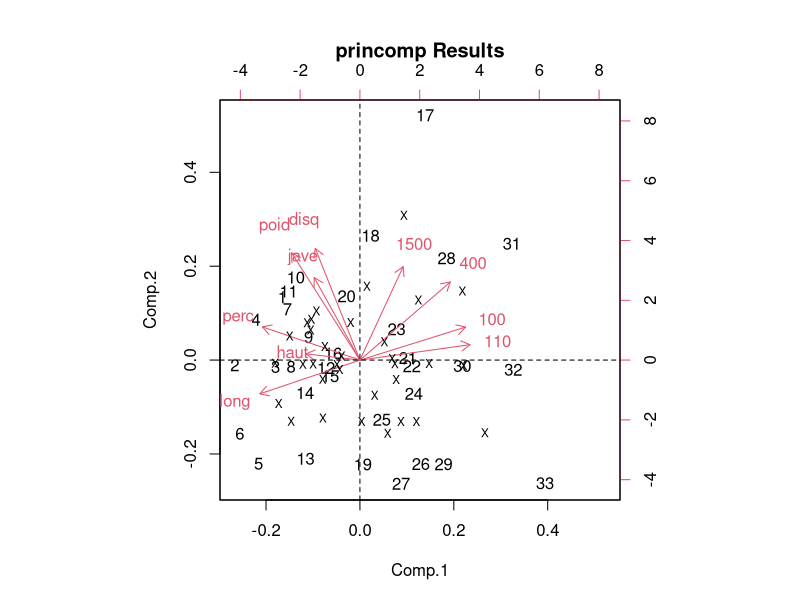
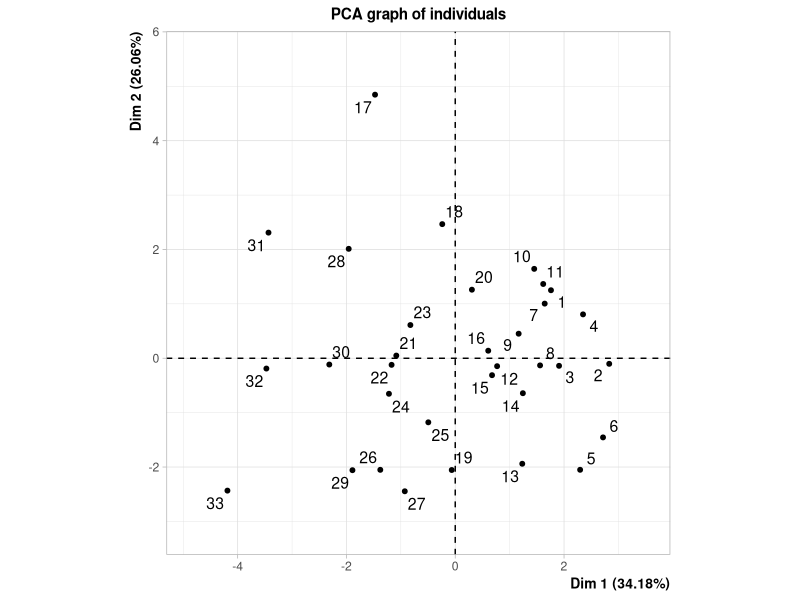
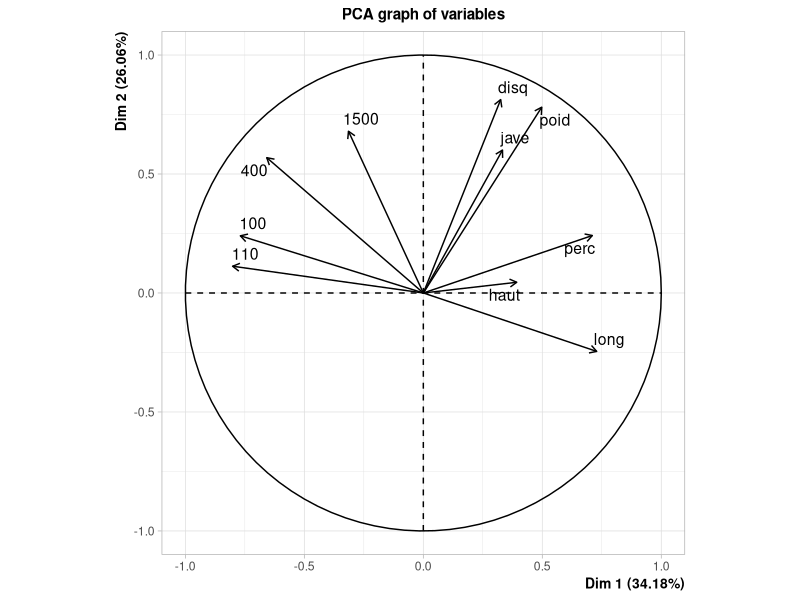
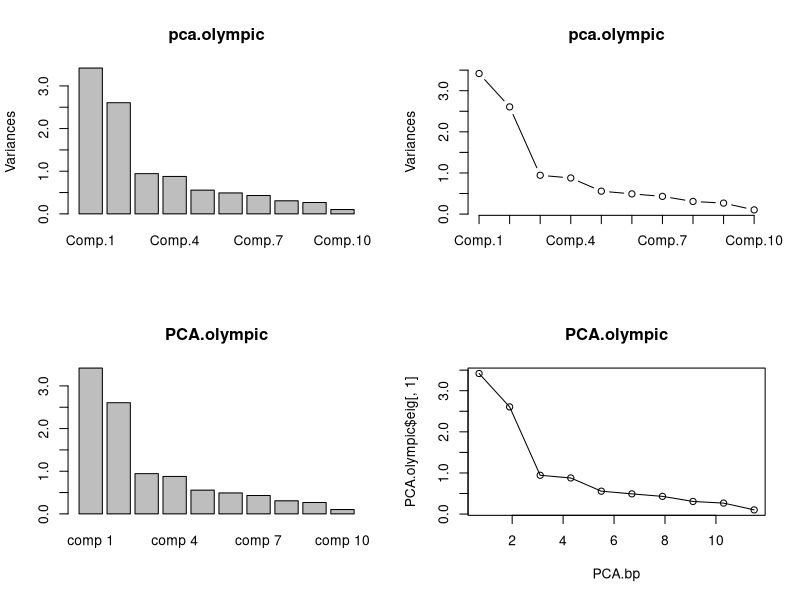
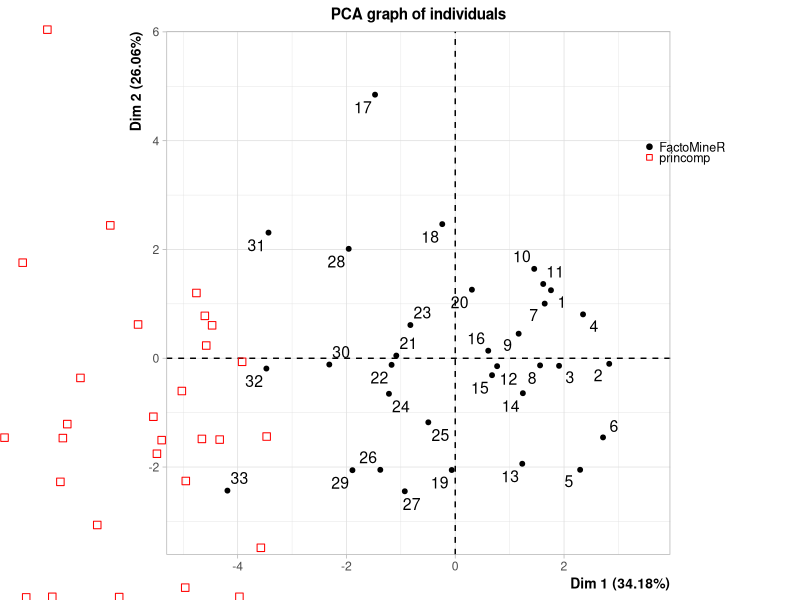
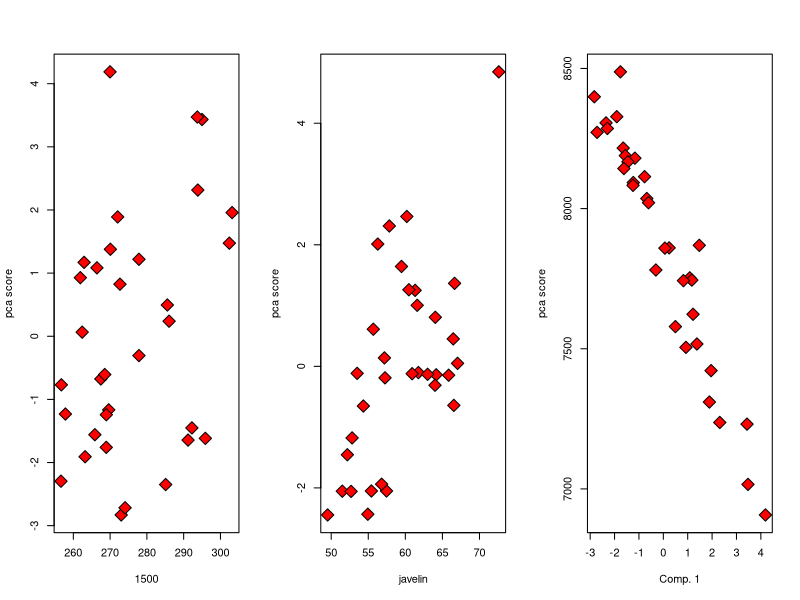
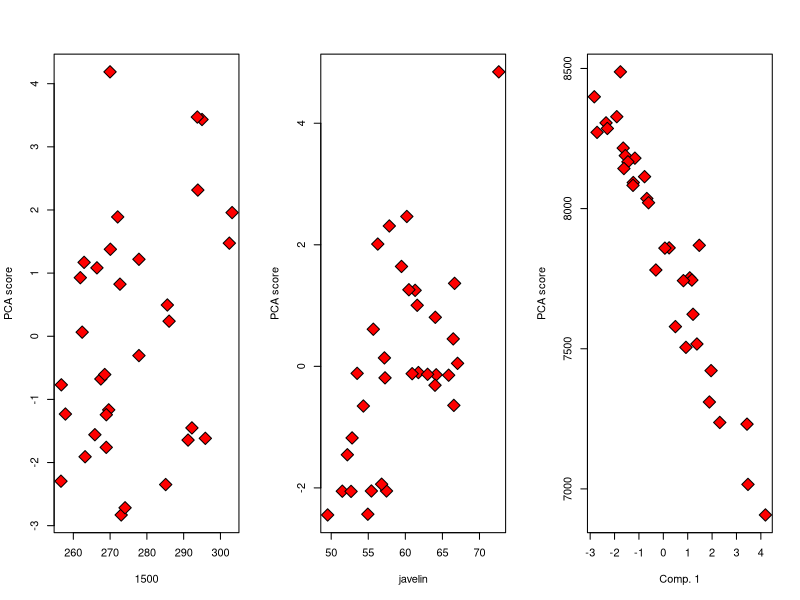
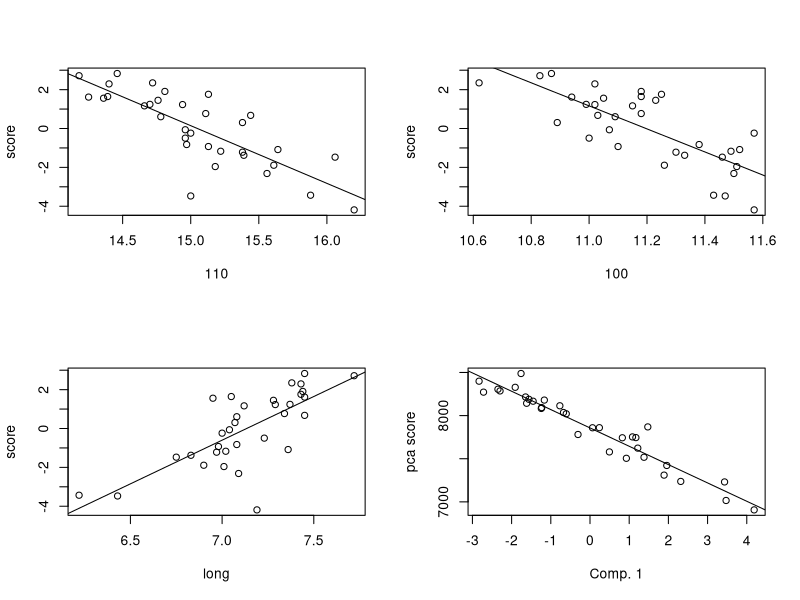

The R source for these figures, in order: (Note: this script raises an error after producing the figures.)
## References
# http://statweb.stanford.edu/~jtaylo/courses/stats202/olympic.html
# http://www.statistik.tuwien.ac.at/public/filz/students/seminar/ws1011/hoffmann_ausarbeitung.pdf
# http://factominer.free.fr/classical-methods/principal-components-analysis.html
# http://www.inside-r.org/packages/cran/FactoMineR/docs/plot.PCA
# http://pbil.univ-lyon1.fr/ade4/ade4-html/olympic.html

###################################################################
## Installing and initializing
install.packages('ade4')
library(ade4)
install.packages('FactoMineR')
library(FactoMineR)

## Loading data
data(olympic)

###################################################################
## Compare initial plots
par(mfrow=c(1,1))
par(mar=c(5,4,4,2))
#princomp
pca.olympic_nc <- princomp(olympic$tab)     #no correlation selected (nc)
pca.olympic <- princomp(olympic$tab, cor=T)
#Biplot gives a graphical summary of both 1) cases (athletes) in terms of scores and 2) the variables in terms of loadings
biplot(pca.olympic, main="princomp Results")
text(pca.olympic$scores[,1], pca.olympic$scores[,2], labels=rep("X", nrow(olympic$tab)), cex= 0.7)
# biplot(pca.olympic, pch=5, main="princomp Results", xlabs=rep("X", nrow(olympic$tab))
abline(h=0, lty=2)
abline(v=0, lty=2)

par(mfrow=c(1,2))
#FactoMineR
# PCA.olympic_nc <- PCA(olympic$tab)
PCA.olympic <- PCA(olympic$tab, scale.unit=T, ncp=5, graph=T)
###################################################################


###################################################################
## compare loadings
#FactoMineR PCA.olympic$loadings
PCA.olympic.loadings <- sweep(PCA.olympic$var$coord, 2, sqrt(PCA.olympic$eig[1:5,1]), FUN="/")

#FactoMineR PCA.olympic.loadings
ld_compare <- cbind(-PCA.olympic.loadings[,1], pca.olympic$loadings[,1], round((PCA.olympic.loadings[,1] + pca.olympic$loadings[,1]), digits=10))
colnames(ld_compare) <- c('FactoMineR PCA (inv)', 'princomp PCA', 'diff')

ld_compare
###################################################################


###################################################################
## Compare eigenvalues
PCA.olympic$eig
#First two dimensions resume 50% of the total inertia (i.e. total variance)

pca.eig <- pca.olympic$sdev^2
vars <- pca.olympic$sdev^2 
vars <- vars/sum(vars) 
pca.eig <- cbind(pca.eig, vars*100, cumsum(vars)*100)
colnames(pca.eig) <- colnames(PCA.olympic$eig)
pca.eig

eigDiff <- round(PCA.olympic$eig - pca.eig, digits = 10)
eigDiff
###################################################################


###################################################################
## Compare plots
par(mfrow=c(2,2))
#princomp
plot(pca.olympic)
plot(pca.olympic, type='l')

#FactoMineR
PCA.bp <- barplot(PCA.olympic$eig[,1], main="PCA.olympic")
plot(x=PCA.bp, y=PCA.olympic$eig[,1], main="PCA.olympic")
lines(x=PCA.bp, y=PCA.olympic$eig[,1], type='l')

par(mfrow=c(1,1))
plot(PCA.olympic)
points(-pca.olympic$scores[,1], pca.olympic$scores[,2], col='red', pch=0)
legend("topright", c('FactoMineR', 'princomp'), pch=c(19,0), col=c("black","red"), cex=0.75, bty='n')
###################################################################


###################################################################
## Compare Plots (extended - examples)
# biplot(pca.olympic)
# data.frame(olympic$tab[, '1500'], pca.olympic$scores[,1])
#princomp         
par(mfrow=c(1,3))
plot(olympic$tab[, '1500'], pca.olympic$scores[,1], pch=23, bg='red', cex=2, xlab='1500', ylab='pca score')
plot(olympic$tab[, 'jave'], pca.olympic$scores[,2], pch=23, bg='red', cex=2, xlab='javelin', ylab='pca score')
#Overall score
plot(pca.olympic$scores[,1], olympic$score, xlab='Comp. 1', pch=23, bg='red', cex=2, ylab='pca score')
#Since the first variable (PC) seems related to speed, we should not be surprised that an increase in this variable (PC) decreases the overall decathlon score

#FactoMineR
par(mfrow=c(1,3))
plot(olympic$tab[, '1500'], -PCA.olympic$ind$coord[,1], pch=23, bg='red', cex=2, xlab='1500', ylab='PCA score')
plot(olympic$tab[, 'jave'], PCA.olympic$ind$coord[,2], pch=23, bg='red', cex=2, xlab='javelin', ylab='PCA score')
#Overall score
plot(-PCA.olympic$ind$coord[,1], olympic$score, xlab='Comp. 1', pch=23, bg='red', cex=2, ylab='PCA score')
#Since the first variable (PC) seems related to speed, we should not be surprised that an increase in this variable (PC) decreases the overall decathlon score
###################################################################


###################################################################
#The first axis opposes athletes who are "good everywhere" like Karpov during the Olympic Games between those who are 
#"bad everywhere" like Bourguignon during the Decastar. This dimension is particularly linked to the variables of speed 
#and long jump which constitute a homogeneous group.

#Variables linked to first principal component
#princomp
impList <- sort(pca.olympic$loadings[,1])
maxInd <- which(impList==max(abs(impList)))
maxIndList <- c(maxInd)
swp <- 0
while (swp==0 && length(maxIndList)<4) {
  catImpList <- impList[-c(maxIndList)]
  maxInd_t <- which(abs(impList)==max(abs(catImpList)))
  if (maxInd_t!=(maxInd-1)) {
    swp=1
  }
  maxIndList <- c(maxIndList, maxInd_t)
}
impNums <- impList[maxIndList]
names(impNums)
#FactoMineR
PCA_contrb2 <- data.frame(PCA.olympic$var$contrib)
PCA_contrb2 <- PCA_contrb2[order(-PCA_contrb2$Dim.1),]
rownames(PCA_contrb2)[1:length(impNums)]
#These tables give the correlation coefficient and the p-value of the 
#variables which are significantly correlated to the principal dimensions. 
#Both active and supplementary variables whose p-value is smaller than 0.05 appear.dimdesc(PCA.olympic, axes=c(1,2)) 
charCat <- dimdesc(PCA.olympic, axes=c(1,2))$Dim.1$quanti
names(sort(-abs(charCat[,1]))[1:length(impNums)])


#Plot variables linked to first principal component to see how chanages in varaibles contribute to score
#princomp
par(mfrow=c(2,2))
olympic_p <- olympic$tab

var1 <- names(impNums)[1]
plot(olympic_p[,var1], -pca.olympic$scores[,1], xlab=var1, ylab='score')
abline(lm(-pca.olympic$scores[,1]~olympic_p[,var1]))
var2 <- names(impNums)[2]
plot(olympic_p[,var2], -pca.olympic$scores[,1], xlab=var2, ylab='score')
abline(lm(-pca.olympic$scores[,1]~olympic_p[,var2]))
var3 <- names(impNums)[3]
plot(olympic_p[,var3], -pca.olympic$scores[,1], xlab=var3, ylab='score')
abline(lm(-pca.olympic$scores[,1]~olympic_p[,var3]))
#Overall score
plot(pca.olympic$scores[,1], olympic$score, xlab='Comp. 1', ylab='pca score')
# plot(olympic_p[,c('400')], -pca.olympic$scores[,1], xlab='400', ylab='score')
abData <- data.frame(cbind(olympic$score, pca.olympic$scores[,1]))
abline(lm(abData$X1~(abData$X2)))

#FactoMineR
par(mfrow=c(2,2))
olympic_p <- olympic$tab

var1 <- rownames(PCA_contrb2)[1:length(impNums)][1]
plot(olympic_p[,var1], PCA.olympic$ind$coord[,1], xlab=var1, ylab='score')
abline(lm(PCA.olympic$ind$coord[,1]~olympic_p[,var1]))
var2 <- rownames(PCA_contrb2)[1:length(impNums)][2]
plot(olympic_p[,var2], PCA.olympic$ind$coord[,1], xlab=var2, ylab='score')
abline(lm(PCA.olympic$ind$coord[,1]~olympic_p[,var2]))
var3 <- rownames(PCA_contrb2)[1:length(impNums)][3]
plot(olympic_p[,var3], PCA.olympic$ind$coord[,1], xlab=var3, ylab='score')
abline(lm(PCA.olympic$ind$coord[,1]~olympic_p[,var3]))
#Overall score
plot(-PCA.olympic$ind$coord[,1], olympic$score, xlab='Comp. 1', ylab='PCA score')
abData <- data.frame(cbind(olympic$score, -PCA.olympic$ind$coord[,1]))
abline(lm(abData$X1~(abData$X2)))
# plot(olympic_p[,c('400')], PCA.olympic$ind$coord[,1], xlab='400', ylab='score')
# abline(lm(PCA.olympic$ind$coord[,1]~olympic_p[,c('400')]))


###########VARIABLES BASED ON STRENGTH###################
#The second axis opposes athletes who are strong (variables "Discus" and "Shot.put") between those who are not. 
#The variables "Discus", "Shot.put" and "High.jump" are not much correlated to the variables "X100m", "X400m", "X110m.hurdle" 
#and "Long.jump". This means that strength is not much correlated to speed.

#Variables linked to second principal component
#princomp
impList <- sort(pca.olympic$loadings[,2])
maxInd <- which(impList==max(abs(impList)))
maxIndList <- c(maxInd)
swp <- 0
while (swp==0 && length(maxIndList)<4) {
  catImpList <- impList[-c(maxIndList)]
  maxInd_t <- which(abs(impList)==max(abs(catImpList)))
  if (maxInd_t!=(maxInd-1)) {
    swp=1
  }
  maxInd <- maxInd_t
  maxIndList <- c(maxIndList, maxInd_t)
}
impNums <- impList[maxIndList]
names(impNums)
#FactoMineR
PCA_contrb2 <- data.frame(PCA.olympic$var$contrib)
PCA_contrb2 <- PCA_contrb2[order(-PCA_contrb2$Dim.2),]
rownames(PCA_contrb2)[1:length(impNums)]
#These tables give the correlation coefficient and the p-value of the 
#variables which are significantly correlated to the principal dimensions. 
#Both active and supplementary variables whose p-value is smaller than 0.05 appear.dimdesc(PCA.olympic, axes=c(1,2)) 
charCat <- dimdesc(PCA.olympic, axes=c(1,2))$Dim.2$quanti
names(sort(-abs(charCat[,1]))[1:length(impNums)])

#Overall score
#princomp
par(mfrow=c(1,1))
plot(pca.olympic$scores[,2], olympic$score, xlab='Comp. 2', ylab='pca score')
abData <- data.frame(cbind(olympic$score, pca.olympic$scores[,2]))
abline(lm(abData$X1~(abData$X2)))
#FactoMineR
par(mfrow=c(1,1))
plot(PCA.olympic$ind$coord[,2], olympic$score, xlab='Comp. 2', ylab='PCA score')
abData <- data.frame(cbind(olympic$score, PCA.olympic$ind$coord[,2]))
abline(lm(abData$X1~(abData$X2)))

#princomp
par(mfrow=c(2,2))
olympic_p <- olympic$tab

var1 <- names(impNums)[1]    #Discus 
plot(olympic_p[,var1], pca.olympic$scores[,2], xlab=var1, ylab='score')
abline(lm(pca.olympic$scores[,2]~olympic_p[,var1]))
var2 <- names(impNums)[2]     #Shotput
plot(olympic_p[,var2], pca.olympic$scores[,2], xlab=var2, ylab='score')
abline(lm(pca.olympic$scores[,2]~olympic_p[,var2]))
var3 <- names(impNums)[3]
plot(olympic_p[,var3], pca.olympic$scores[,2], xlab=var3, ylab='score')
abline(lm(pca.olympic$scores[,2]~olympic_p[,var3]))
var4 <- names(impNums)[4]
plot(olympic_p[,var4], pca.olympic$scores[,2], xlab=var4, ylab='score')
abline(lm(pca.olympic$scores[,2]~olympic_p[,var4]))

#FactoMineR
par(mfrow=c(2,2))
olympic_p <- olympic$tab

var1 <- rownames(PCA_contrb2)[1:length(impNums)][1]     #Discus
plot(olympic_p[,var1], PCA.olympic$ind$coord[,2], xlab=var1, ylab='score')
abline(lm(PCA.olympic$ind$coord[,2]~olympic_p[,var1]))
var2 <- rownames(PCA_contrb2)[1:length(impNums)][2]       #Shot put
plot(olympic_p[,var2], PCA.olympic$ind$coord[,2], xlab=var2, ylab='score')
abline(lm(PCA.olympic$ind$coord[,2]~olympic_p[,var2]))
var3 <- rownames(PCA_contrb2)[1:length(impNums)][3]  
plot(olympic_p[,var3], PCA.olympic$ind$coord[,2], xlab=var3, ylab='score')
abline(lm(PCA.olympic$ind$coord[,2]~olympic_p[,var3]))
var4 <- rownames(PCA_contrb2)[1:length(impNums)][4]
plot(olympic_p[,var4], PCA.olympic$ind$coord[,2], xlab=var4, ylab='score')
abline(lm(PCA.olympic$ind$coord[,2]~olympic_p[,var4]))

#At the end of this first approach, we can divide the factorial plan into four parts: fast and strong athletes (like Sebrle), 
#slow athletes (like Casarsa), fast but weak athletes (like Warners) and slow and weak (relatively speaking!) athletes (like Lorenzo).
###################################################################


###################################################################
############## Supplementary variables #############

#FactoMineR ONLY!!!!
olympic_comb <- cbind(olympic$tab, olympic$score, rank(-olympic$score))
colnames(olympic_comb) <- c(colnames(olympic$tab), 'score', 'rank')

#Adding supplementary continuous variables (Rank and Score)
par(mfrow=c(1,2))
PCA.olympic_supp <- PCA(olympic_comb[,1:12], scale.unit=T, ncp=5,
               quanti.sup=c(11,12), graph=T)
#Winners are those who score the most and therefore have the lowest rank
PCA_contrb2 <- data.frame(PCA.olympic_supp$var$contrib)
PCA_contrb2 <- PCA_contrb2[order(-PCA_contrb2$Dim.1),]
#Variables most linked to number of points
pointVars <- rownames(PCA_contrb2)[1:4]
pointVars
insigVars <- rownames(PCA_contrb2[order(PCA_contrb2$Dim.1),])[1:2]
insigVars

#Color individuals according to the categories' center of gravity
# plot.PCA(res.pca, axes=c(1, 2), choix="ind", habillage=13)
#FactoMineR
data(decathlon)
par(mfrow = c(1,2))
res.PCA <- PCA(decathlon, scale.unit=T, ncp=5, quanti.sup=c(11:12), quali.sup=13, graph=T)
par(mfrow = c(1,1))
plot.PCA(res.PCA, axes=c(1, 2), choix="ind", habillage=13, cex=0.8, shadow=T)

#princomp
res.pca <- princomp(decathlon[,1:10], cor=T)
catNames <- names(table(decathlon[,13]))
plot(-res.pca$scores[,1], res.pca$scores[,2],  pch=19, cex=0.7,  col=ifelse(decathlon[,13]==catNames[1],'black','red'))
text(-res.pca$scores[,1], res.pca$scores[,2], rownames(res.pca$scores), cex=0.8, pos=4, col=ifelse(decathlon[,13]==catNames[1],'black','red'))
abline(h=0, lty=2)
abline(v=0, lty=2)
legend("topleft", c('Decastar', 'OlympicG'), text.col=c("black","red"), cex=0.75)

#Qualitative supplementary variables
#....
#To see whether the categories of the supplementary variable are significantly different from each other, we can draw confidence ellipses around them.
concat <- cbind.data.frame(decathlon[,13], res.PCA$ind$coord)
ellipse.coord <- coord.ellipse(concat, bary=T)
plot.PCA(res.PCA, habillage=13, ellipse=ellipse.coord, cex=0.8, axes=c(1,3))
#When looking at the points representing "Decastar" and "Olympic Games", we notice that this last one has higher coordinates on the 
#first axis than the first one. This shows an evolution in the performances of the athletes. All the athletes who participated to the two 
#competitions have then slightly better results for the Olympic Games. 
#However, there is no difference between the points "Decastar" and "Olympic Games" for the second axis. This means that the athletes have 
#improved their performance but did not change profile (except for Zsivoczky who went from slow and strong during the Decastar to fast and 
#weak during the Olympic Games).

###################################################################


###################################################################
#The package FactoMineR provides the function estim_ncp to calculate the best number
#of dimensions. In this function generalized cross validation approximation (GCV) and
#the smoothing method (Smooth) are implemented.

##ONLY WITH FACTOMINER
estim_ncp(olympic_p, ncp.min=0, ncp.max=NULL, scale=TRUE, method="Smooth")
estim_ncp(olympic_p, ncp.min=0, ncp.max=NULL, scale=TRUE, method="GCV")
###################################################################


###################################################################
#Selecting individuals with specific features to plot
#CAN ONLY BE DONE WITH FACTOMINER
#Plot individuals who have a cos2>0.7
plot.PCA(res.PCA, axes=c(1, 2), choix="ind", habillage=13, cex=0.8, shadow=T)
plot.PCA(res.PCA, axes=c(1, 2), choix="ind", habillage=13, cex=0.8, shadow=T, select='cos2 0.7')
plot.PCA(res.PCA, axes=c(1, 2), choix="ind", habillage=13, cex=0.8, shadow=T, select='cos2 0.7', unselect=0)
plot.PCA(res.PCA, axes=c(1, 2), choix="ind", habillage=13, cex=0.8, shadow=T, select='cos2 0.7', unselect=1)
plot.PCA(res.PCA, axes=c(1, 2), choix="ind", habillage=13, cex=0.8, shadow=T, select='cos2 0.7', unselect='grey70')

plot.PCA(res.PCA, habillage=13, cex=0.8, shadow=T, select='cos2 5')
plot.PCA(res.PCA, axes=c(1, 2), choix="ind", habillage=13, cex=0.8, shadow=T, select='contrib 5')     #Those with the largest contributions are the most extreme individuals
          
###################################################################


###################################################################
#Graphing variables
#FactoMineR
plot(res.PCA, choix='var', shadow=T)
plot(res.PCA, choix='var', shadow=T, select="contrib 5")
plot(res.PCA, choix='var', shadow=T, select="cos2 5")
          
#princomp
biplot(res.pca, main='primcomp Results', col=c('white', 'black'))
abline(h=0, lty=2)
abline(v=0, lty=2)
###################################################################


###################################################################
## Ranking variable contribution for combined first two PCs
#FactoMineR
dimsum <- res.PCA$var$contrib[,1]          
for (i in 1:dim(res.PCA$var$contrib)[1]) {
  dimsum[i]<- sum(res.PCA$var$contrib[i,1:2])
}
sort(dimsum, decreasing=T)

for (i in 1:dim(res.PCA$var$cos2)[1]) {
  dimsum[i]<- sum(res.PCA$var$cos2[i,1:2])
}
sort(dimsum, decreasing=T)

#princomp
impList <- res.pca$loadings[,1:2]
impList <- sort(abs(impList[,1])+abs(impList[,2]))
maxInd <- which(impList==max(abs(impList)))
maxIndList <- c(maxInd)
swp <- 0
while (swp==0 && length(maxIndList)<4) {
  catImpList <- impList[-c(maxIndList)]
  maxInd_t <- which(abs(impList)==max(abs(catImpList)))
  if (maxInd_t!=(maxInd-1)) {
    swp=1
  }
  maxInd <- maxInd_t
  maxIndList <- c(maxIndList, maxInd_t)
}
impNums <- impList[maxIndList]
names(impNums)
###################################################################


###################################################################
## Combined summary plots
#FactoMineR
#http://pbil.univ-lyon1.fr/ade4/ade4-html/olympic.html
par(mfrow=c(2,2))
pc.bp <- barplot(res.PCA$eig[,1])
lines(x=pc.bp, y=res.PCA$eig[,1])
points(x=pc.bp, y=res.PCA$eig[,1])

s.corcircle(res.PCA$var)

plot(decathlon$Points, res.PCA$ind$coord[,1])
abline(lm(res.PCA$ind$coord[,1]~decathlon$Points))

s.label(res.PCA$ind$coord, clab=0.5)
s.arrow(2*res.PCA$var$coord, add.p=T)
          
#princomp
par(mfrow=c(2,2))
pc.bp <- plot(res.pca)

pca.var.coord <- res.pca$loadings[,1:5]
pca.var.coord[,c(1,3,4,5)] <- -pca.var.coord[,c(1,3,4,5)]
s.corcircle(pca.var.coord)

plot(decathlon$Points, -res.pca$scores[,1])
abline(lm(-res.pca$scores[,1]~decathlon$Points))

pca.coord <- -res.pca$scores[,1:5]
pca.coord[,2] <- -pca.coord[,2]
s.label(pca.coord, clab=0.5)
s.arrow(2*pca.var.coord, add.p=T)

###################################################################
